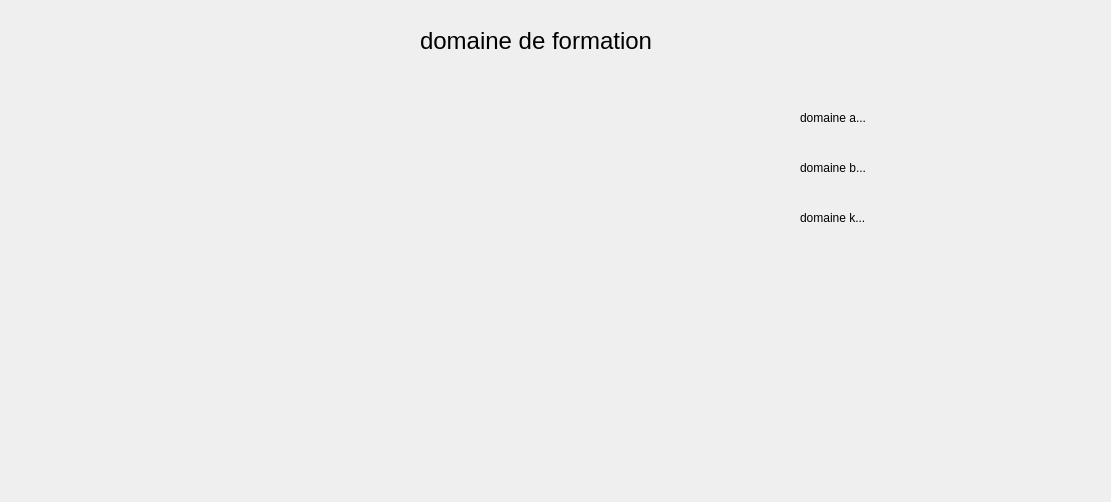
<?xml version="1.0" encoding="UTF-8"?>
<ui version="4.0">
 <class>statmalthus</class>
 <widget class="QDialog" name="statmalthus">
  <property name="geometry">
   <rect>
    <x>0</x>
    <y>0</y>
    <width>1111</width>
    <height>502</height>
   </rect>
  </property>
  <property name="windowTitle">
   <string>Dialog</string>
  </property>
  <widget class="QLabel" name="label">
   <property name="geometry">
    <rect>
     <x>800</x>
     <y>110</y>
     <width>111</width>
     <height>16</height>
    </rect>
   </property>
   <property name="text">
    <string>domaine a...</string>
   </property>
  </widget>
  <widget class="QLabel" name="label_2">
   <property name="geometry">
    <rect>
     <x>800</x>
     <y>160</y>
     <width>81</width>
     <height>16</height>
    </rect>
   </property>
   <property name="text">
    <string>domaine b...</string>
   </property>
  </widget>
  <widget class="QLabel" name="label_3">
   <property name="geometry">
    <rect>
     <x>800</x>
     <y>210</y>
     <width>81</width>
     <height>16</height>
    </rect>
   </property>
   <property name="text">
    <string>domaine k...</string>
   </property>
  </widget>
  <widget class="QLabel" name="label_4">
   <property name="geometry">
    <rect>
     <x>420</x>
     <y>20</y>
     <width>311</width>
     <height>41</height>
    </rect>
   </property>
   <property name="font">
    <font>
     <pointsize>18</pointsize>
    </font>
   </property>
   <property name="text">
    <string>domaine de formation</string>
   </property>
  </widget>
 </widget>
 <resources/>
 <connections/>
</ui>
